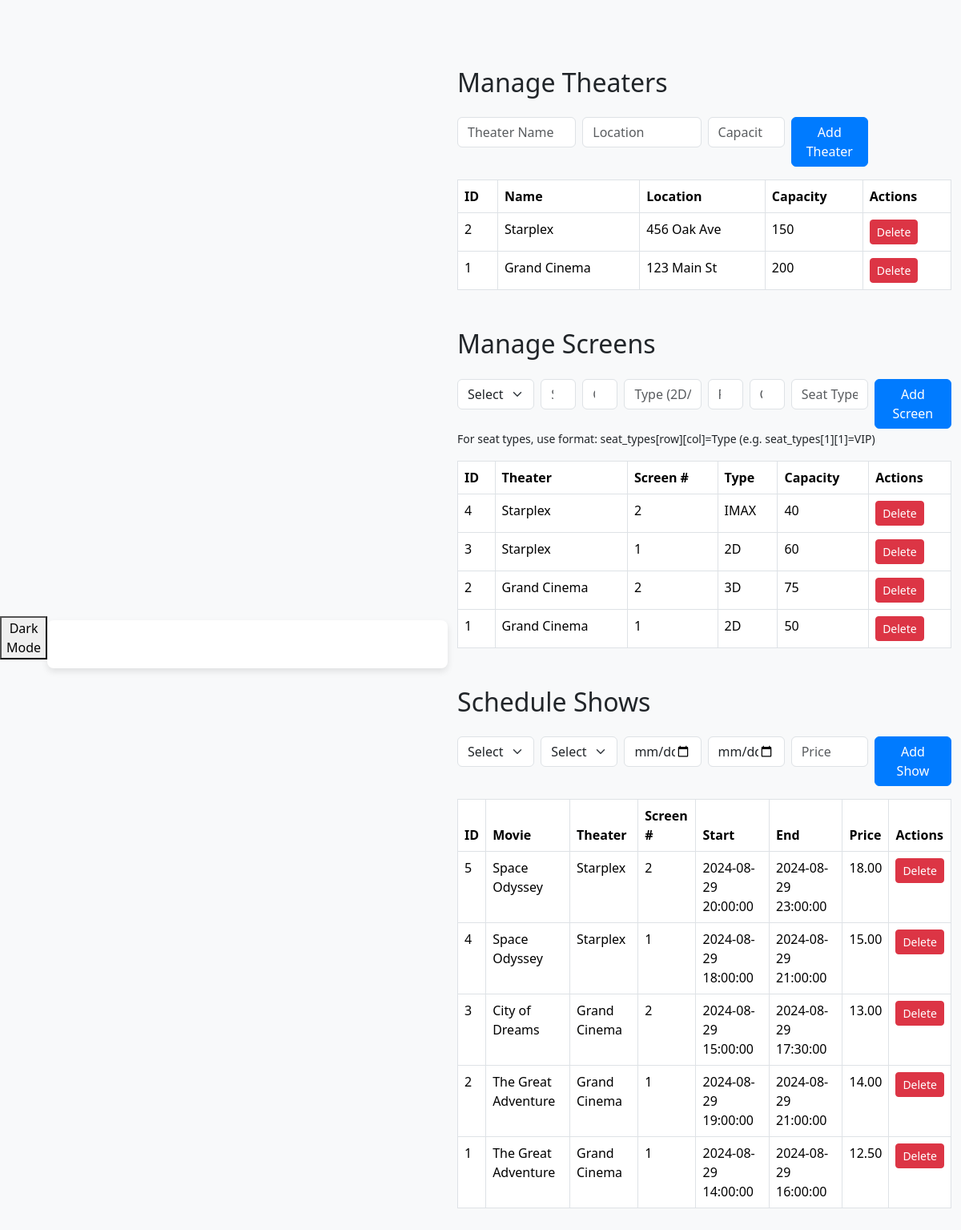
The app's page /theater_screen_show_crud.php with its own data.
### tables this page shows
CREATE TABLE theaters (
    theater_id INT AUTO_INCREMENT PRIMARY KEY,
    name VARCHAR(100) NOT NULL UNIQUE,
    location VARCHAR(255),
    capacity INT
);

CREATE TABLE screens (
    screen_id INT AUTO_INCREMENT PRIMARY KEY,
    theater_id INT NOT NULL,
    screen_number INT NOT NULL,
    capacity INT NOT NULL,
    screen_type VARCHAR(50),  
    FOREIGN KEY (theater_id) REFERENCES theaters(theater_id) ON DELETE CASCADE,
    UNIQUE (theater_id, screen_number)
);

CREATE TABLE shows (
    show_id INT AUTO_INCREMENT PRIMARY KEY,
    screen_id INT NOT NULL,
    movie_id INT NOT NULL,
    start_time DATETIME NOT NULL,
    end_time DATETIME NOT NULL,
    price DECIMAL(10, 2) NOT NULL,
    FOREIGN KEY (screen_id) REFERENCES screens(screen_id) ON DELETE CASCADE,
    FOREIGN KEY (movie_id) REFERENCES movies(movie_id) ON DELETE CASCADE
);

CREATE TABLE movies (
    movie_id INT AUTO_INCREMENT PRIMARY KEY,
    title VARCHAR(255) NOT NULL,
    genre VARCHAR(100),
    director VARCHAR(100),
    release_date DATE,
    duration_minutes INT,
    description TEXT,
    rating DECIMAL(3, 1)
);

### theater_screen_show_crud.php (the view, shortened to what this page needs)
<?php
require_once __DIR__ . '/includes/header.php';
$theaters = $pdo->query("SELECT * FROM theaters ORDER BY theater_id DESC")->fetchAll(PDO::FETCH_ASSOC);
$screens = $pdo->query("SELECT s.*, t.name AS theater_name FROM screens s JOIN theaters t ON s.theater_id = t.theater_id ORDER BY s.screen_id DESC")->fetchAll(PDO::FETCH_ASSOC);
$shows = $pdo->query("SELECT sh.*, m.title AS movie_title, s.screen_number, t.name AS theater_name FROM shows sh JOIN movies m ON sh.movie_id = m.movie_id JOIN screens s ON sh.screen_id = s.screen_id JOIN theaters t ON s.theater_id = t.theater_id ORDER BY sh.show_id DESC")->fetchAll(PDO::FETCH_ASSOC);
?>
<div class="container py-4">
    <h2 class="mb-4">Manage Theaters</h2>
    <form method="POST" class="mb-3">
        <div class="row g-2">
            <div class="col-md-3"><input type="text" name="theater_name" class="form-control" placeholder="Theater Name" required></div>
            <div class="col-md-3"><input type="text" name="location" class="form-control" placeholder="Location" required></div>
            <div class="col-md-2"><input type="number" name="capacity" class="form-control" placeholder="Capacity" required></div>
            <div class="col-md-2"><button type="submit" name="add_theater" class="btn btn-primary">Add Theater</button></div>
        </div>
    </form>
    <table class="table table-bordered"><thead><tr><th>ID</th><th>Name</th><th>Location</th><th>Capacity</th><th>Actions</th></tr></thead><tbody>
        <?php foreach ($theaters as $th): ?>
        <tr><td><?= $th['theater_id'] ?></td><td><?= htmlspecialchars($th['name']) ?></td><td><?= htmlspecialchars($th['location']) ?></td><td><?= $th['capacity'] ?></td>
            <td><a href="?delete_theater=<?= $th['theater_id'] ?>" class="btn btn-sm btn-danger" onclick="return confirm('Delete theater?')">Delete</a></td></tr>
        <?php endforeach; ?></tbody></table>
    <h2 class="mb-4 mt-5">Manage Screens</h2>
    <form method="POST" class="mb-3">
        <div class="row g-2">
            <div class="col-md-2">
                <select name="theater_id" class="form-select" required>
                    <option value="">Select Theater</option>
                </select>
            </div>
            <div class="col-md-1"><input type="number" name="screen_number" class="form-control" placeholder="Screen #" required></div>
            <div class="col-md-1"><input type="number" name="screen_capacity" class="form-control" placeholder="Capacity" required></div>
            <div class="col-md-2"><input type="text" name="screen_type" class="form-control" placeholder="Type (2D/3D)" required></div>
            <div class="col-md-1"><input type="number" name="rows" class="form-control" placeholder="Rows" required></div>
            <div class="col-md-1"><input type="number" name="cols" class="form-control" placeholder="Cols" required></div>
            <div class="col-md-2"><input type="text" name="seat_types[1][1]" class="form-control" placeholder="Seat Types (A1:VIP,...)" ></div>
            <div class="col-md-2"><button type="submit" name="add_screen" class="btn btn-primary">Add Screen</button></div>
        </div>
        <small>For seat types, use format: seat_types[row][col]=Type (e.g. seat_types[1][1]=VIP)</small>
    </form>
    <table class="table table-bordered"><thead><tr><th>ID</th><th>Theater</th><th>Screen #</th><th>Type</th><th>Capacity</th><th>Actions</th></tr></thead><tbody>
        <?php foreach ($screens as $sc): ?>
        <tr><td><?= $sc['screen_id'] ?></td><td><?= htmlspecialchars($sc['theater_name']) ?></td><td><?= $sc['screen_number'] ?></td><td><?= htmlspecialchars($sc['screen_type']) ?></td><td><?= $sc['capacity'] ?></td>
            <td><a href="?delete_screen=<?= $sc['screen_id'] ?>" class="btn btn-sm btn-danger" onclick="return confirm('Delete screen?')">Delete</a></td></tr>
        <?php endforeach; ?></tbody></table>
    <h2 class="mb-4 mt-5">Schedule Shows</h2>
    <form method="POST" class="mb-3">
        <div class="row g-2">
            <div class="col-md-2">
                <select name="screen_id" class="form-select" required>
                    <option value="">Select Screen</option>
                </select>
            </div>
            <div class="col-md-2">
                <select name="movie_id" class="form-select" required>
                    <option value="">Select Movie</option>
                </select>
            </div>
            <div class="col-md-2"><input type="datetime-local" name="start_time" class="form-control" required></div>
            <div class="col-md-2"><input type="datetime-local" name="end_time" class="form-control" required></div>
            <div class="col-md-2"><input type="number" step="0.01" name="price" class="form-control" placeholder="Price" required></div>
            <div class="col-md-2"><button type="submit" name="add_show" class="btn btn-primary">Add Show</button></div>
        </div>
    </form>
    <table class="table table-bordered"><thead><tr><th>ID</th><th>Movie</th><th>Theater</th><th>Screen #</th><th>Start</th><th>End</th><th>Price</th><th>Actions</th></tr></thead><tbody>
        <?php foreach ($shows as $sh): ?>
        <tr><td><?= $sh['show_id'] ?></td><td><?= htmlspecialchars($sh['movie_title']) ?></td><td><?= htmlspecialchars($sh['theater_name']) ?></td><td><?= $sh['screen_number'] ?></td><td><?= $sh['start_time'] ?></td><td><?= $sh['end_time'] ?></td><td><?= $sh['price'] ?></td>
            <td><a href="?delete_show=<?= $sh['show_id'] ?>" class="btn btn-sm btn-danger" onclick="return confirm('Delete show?')">Delete</a></td></tr>
        <?php endforeach; ?></tbody></table>
</div>
<?php require_once __DIR__ . '/includes/footer.php'; ?>

### includes/header.php (shortened to what this page needs)
<!DOCTYPE html>
<html lang="en">
<head>
    <link href="https://cdn.jsdelivr.net/npm/bootstrap@5.3.2/dist/css/bootstrap.min.css" rel="stylesheet">
</head>
<body>
    <div class="text-end mb-3">
        <button id="theme-toggle" class="theme-toggle-button">
        </button>
    </div>
    <div class="auth-container">
    </div>
</body>
</html>

### includes/footer.php (shortened to what this page needs)
</body>
</html>

### includes/header.php (style rules this page uses)
body { background-color: #f8f9fa; display: flex; justify-content: center; align-items: center; min-height: 100vh; padding-top: 60px; }
.auth-container { max-width: 500px; width: 100%; margin: auto; padding: 30px; background-color: #ffffff; border-radius: 8px; box-shadow: 0 4px 8px rgba(0, 0, 0, 0.1); }
.btn-primary { background-color: #007bff; border-color: #007bff; }

### records on screen
theaters: theater_id "2", name "Starplex", location "456 Oak Ave", capacity "150"
theaters: theater_id "1", name "Grand Cinema", location "123 Main St", capacity "200"
screens: screen_id "4", theater.name "Starplex", screen_number "2", screen_type "IMAX", capacity "40"
screens: screen_id "3", theater.name "Starplex", screen_number "1", screen_type "2D", capacity "60"
screens: screen_id "2", theater.name "Grand Cinema", screen_number "2", screen_type "3D", capacity "75"
screens: screen_id "1", theater.name "Grand Cinema", screen_number "1", screen_type "2D", capacity "50"
shows: show_id "5", movie.title "Space Odyssey", theaters.name "Starplex", screen.screen_number "2", start_time "2024-08-29 20:00:00", end_time "2024-08-29 23:00:00", price "18.00"
shows: show_id "4", movie.title "Space Odyssey", theaters.name "Starplex", screen.screen_number "1", start_time "2024-08-29 18:00:00", end_time "2024-08-29 21:00:00", price "15.00"
shows: show_id "3", movie.title "City of Dreams", theaters.name "Grand Cinema", screen.screen_number "2", start_time "2024-08-29 15:00:00", end_time "2024-08-29 17:30:00", price "13.00"
shows: show_id "2", movie.title "The Great Adventure", theaters.name "Grand Cinema", screen.screen_number "1", start_time "2024-08-29 19:00:00", end_time "2024-08-29 21:00:00", price "14.00"
shows: show_id "1", movie.title "The Great Adventure", theaters.name "Grand Cinema", screen.screen_number "1", start_time "2024-08-29 14:00:00", end_time "2024-08-29 16:00:00", price "12.50"
